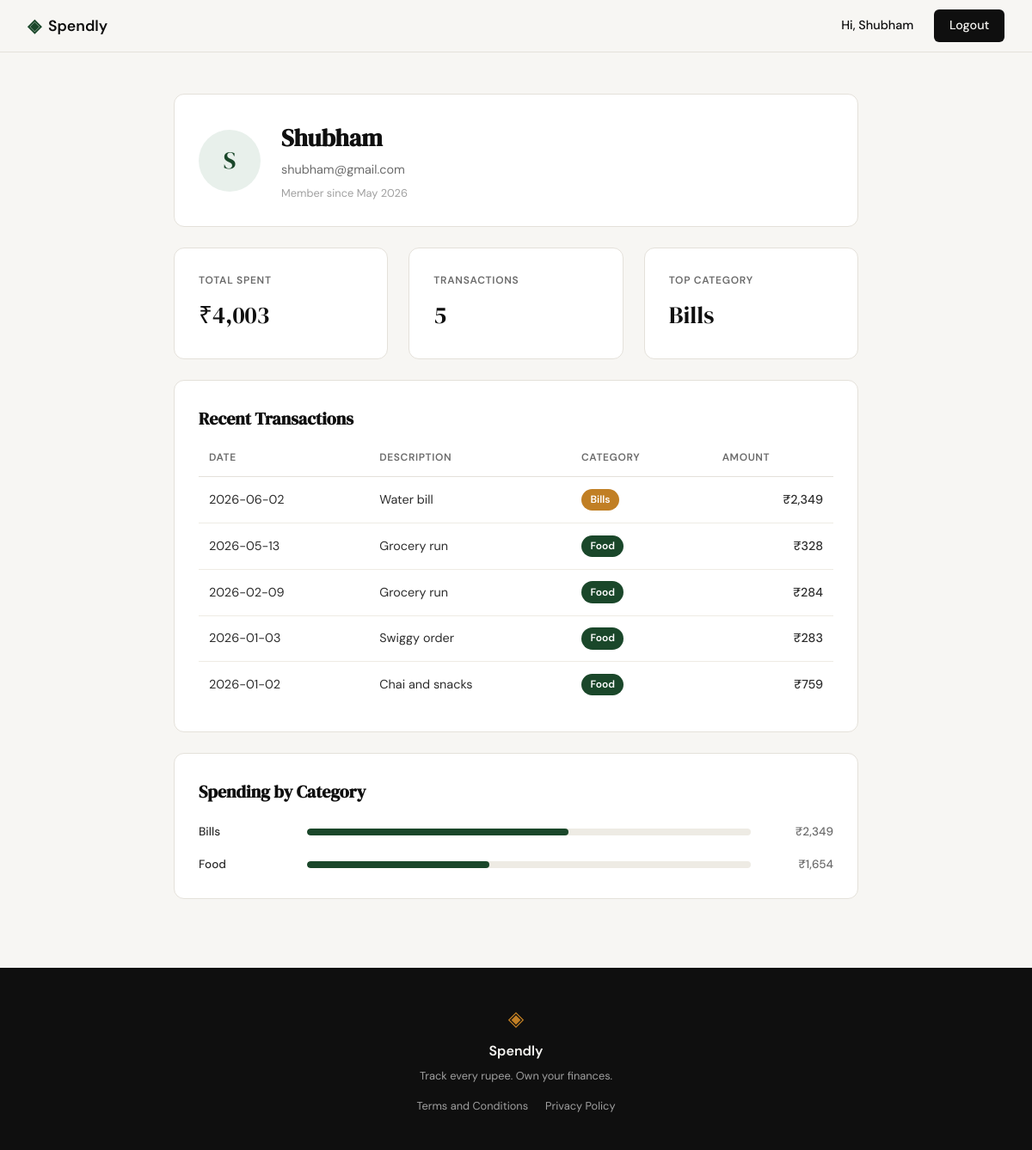
/profile (signed in), run on the app's committed database.
### tables this page shows
CREATE TABLE users (
            id            INTEGER PRIMARY KEY AUTOINCREMENT,
            name          TEXT    NOT NULL,
            email         TEXT    UNIQUE NOT NULL,
            password_hash TEXT    NOT NULL,
            created_at    TEXT    DEFAULT (datetime('now'))
        );

CREATE TABLE expenses (
            id          INTEGER PRIMARY KEY AUTOINCREMENT,
            user_id     INTEGER NOT NULL REFERENCES users(id),
            amount      REAL    NOT NULL,
            category    TEXT    NOT NULL,
            date        TEXT    NOT NULL,
            description TEXT,
            created_at  TEXT    DEFAULT (datetime('now'))
        );

### app.py (the view)
@app.route("/profile")
def profile():
    if not session.get("user_id"):
        return redirect(url_for("login"))
    db_user = get_user_by_id(session["user_id"])
    words = db_user["name"].split()
    initials = "".join(w[0].upper() for w in words if w)[:2]
    member_since = datetime.strptime(db_user["created_at"][:10], "%Y-%m-%d").strftime("%B %Y")
    user = {"name": db_user["name"], "email": db_user["email"],
            "initials": initials, "member_since": member_since}
    stats = get_expense_stats(session["user_id"])
    transactions = get_expenses_by_user(session["user_id"])
    categories = get_category_breakdown(session["user_id"])
    return render_template("profile.html", user=user, stats=stats,
                           transactions=transactions, categories=categories)

### database/db.py (called while the page is built)
def get_db():
    db_path = os.path.join(os.path.dirname(__file__), '..', 'spendly.db')
    conn = sqlite3.connect(db_path)
    conn.row_factory = sqlite3.Row
    conn.execute("PRAGMA foreign_keys = ON")
    return conn

def get_user_by_id(user_id):
    conn = get_db()
    user = conn.execute("SELECT * FROM users WHERE id = ?", (user_id,)).fetchone()
    conn.close()
    return user

def get_expenses_by_user(user_id, limit=10):
    conn = get_db()
    rows = conn.execute(
        "SELECT date, description, category, amount FROM expenses "
        "WHERE user_id = ? ORDER BY date DESC, created_at DESC LIMIT ?",
        (user_id, limit),
    ).fetchall()
    conn.close()
    return [
        {"date": r["date"], "description": r["description"],
         "category": r["category"], "amount": "{:,.0f}".format(r["amount"])}
        for r in rows
    ]

def get_expense_stats(user_id):
    conn = get_db()
    agg = conn.execute(
        "SELECT COALESCE(SUM(amount), 0) AS total_spent, COUNT(*) AS txn_count "
        "FROM expenses WHERE user_id = ?",
        (user_id,),
    ).fetchone()
    top = conn.execute(
        "SELECT category FROM expenses WHERE user_id = ? "
        "GROUP BY category ORDER BY SUM(amount) DESC LIMIT 1",
        (user_id,),
    ).fetchone()
    conn.close()
    return {
        "total_spent": "{:,.0f}".format(agg["total_spent"]),
        "txn_count": agg["txn_count"],
        "top_category": top["category"] if top else "—",
    }

def get_category_breakdown(user_id):
    conn = get_db()
    rows = conn.execute(
        "SELECT category, SUM(amount) AS total FROM expenses "
        "WHERE user_id = ? GROUP BY category ORDER BY total DESC",
        (user_id,),
    ).fetchall()
    conn.close()
    if not rows:
        return []
    grand_total = sum(r["total"] for r in rows)
    return [
        {"name": r["category"], "total": "{:,.0f}".format(r["total"]),
         "pct": round(r["total"] / grand_total * 100) if grand_total else 0}
        for r in rows
    ]

### templates/profile.html (shortened to what this page needs)
{% extends "base.html" %}
{% block head %}
<link rel="stylesheet" href="{{ url_for('static', filename='css/profile.css') }}">
{% endblock %}
{% block content %}
<section class="profile-page">
    <div class="profile-card user-card">
        <div class="profile-avatar">{{ user.initials }}</div>
        <div class="user-meta">
            <h1 class="user-name">{{ user.name }}</h1>
            <p class="user-email">{{ user.email }}</p>
            <p class="user-since">Member since {{ user.member_since }}</p>
        </div>
    </div>
    <div class="stats-row">
        <div class="profile-card stat-card">
            <span class="stat-label">Total Spent</span>
            <span class="stat-value">₹{{ stats.total_spent }}</span>
        </div>
        <div class="profile-card stat-card">
            <span class="stat-label">Transactions</span>
            <span class="stat-value">{{ stats.txn_count }}</span>
        </div>
        <div class="profile-card stat-card">
            <span class="stat-label">Top Category</span>
            <span class="stat-value">{{ stats.top_category }}</span>
        </div>
    </div>
    <div class="profile-card table-card">
        <h2 class="section-title">Recent Transactions</h2>
        <table class="txn-table">
            <thead>
                <tr>
                    <th>Date</th>
                    <th>Description</th>
                    <th>Category</th>
                    <th class="txn-amount-col">Amount</th>
                </tr>
            </thead>
            <tbody>
                {% for t in transactions %}
                <tr>
                    <td class="txn-date">{{ t.date }}</td>
                    <td>{{ t.description }}</td>
                    <td><span class="cat-badge cat-{{ t.category|lower }}">{{ t.category }}</span></td>
                    <td class="txn-amount-col">₹{{ t.amount }}</td>
                </tr>
                {% endfor %}
            </tbody>
        </table>
    </div>
    <div class="profile-card breakdown-card">
        <h2 class="section-title">Spending by Category</h2>
        <div class="cat-bars">
            {% for c in categories %}
            <div class="cat-bar-row">
                <span class="cat-bar-name">{{ c.name }}</span>
                <div class="cat-bar-track">
                    <div class="cat-bar cat-{{ c.name|lower }}" style="width: {{ c.pct }}%"></div>
                </div>
                <span class="cat-bar-amount">₹{{ c.total }}</span>
            </div>
            {% endfor %}
        </div>
    </div>
</section>
{% endblock %}

### templates/base.html (shortened to what this page needs)
<!DOCTYPE html>
<html lang="en">
<head>
    <link rel="stylesheet" href="{{ url_for('static', filename='css/style.css') }}">
    {% block head %}{% endblock %}
</head>
<body>
    <nav class="navbar">
        <div class="nav-inner">
            <a href="{{ url_for('landing') }}" class="nav-brand">
                <span class="brand-icon">◈</span>
                <span class="brand-name">Spendly</span>
            </a>
            <div class="nav-links">
                {% if session.user_id %}
                    <span class="nav-user">Hi, {{ session.user_name }}</span>
                    <a href="{{ url_for('logout') }}" class="nav-cta">Logout</a>
                {% else %}
                    <a href="{{ url_for('login') }}">Sign in</a>
                    <a href="{{ url_for('register') }}" class="nav-cta">Get started</a>
                {% endif %}
            </div>
        </div>
    </nav>
    <main class="main-content">
        {% block content %}{% endblock %}
    </main>
    <footer class="footer">
        <div class="footer-inner">
            <span class="brand-icon">◈</span>
            <span class="footer-name">Spendly</span>
            <p class="footer-copy">Track every rupee. Own your finances.</p>
            <div class="footer-links">
                <a href="{{ url_for('terms') }}">Terms and Conditions</a>
                <a href="{{ url_for('privacy') }}">Privacy Policy</a>
            </div>
        </div>
    </footer>
</body>
</html>

### static/css/style.css (style rules this page uses)
:root { --ink: #0f0f0f; --ink-soft: #2d2d2d; --ink-muted: #6b6b6b; --ink-faint: #a0a0a0; --paper: #f7f6f3; --paper-warm: #f0ede6; --paper-card: #ffffff; --accent: #1a472a; --accent-light: #e8f0eb; --accent-2: #c17f24; --accent-2-light: #fdf3e3; --danger: #c0392b; --danger-light: #fdecea; --border: #e4e1da; --border-soft: #eeebe4; --cat-food: var(--accent); --cat-transport: #5b7fa6; --cat-bills: var(--accent-2); --cat-health: #3c8c7e; --cat-entertainment: #8b5e83; --cat-shopping: #b5642e; --cat-other: var(--ink-muted); --font-display: 'DM Serif Display', Georgia, serif; --font-body: 'DM Sans', system-ui, sans-serif; --max-width: 1200px; --auth-width: 440px; --radius-sm: 6px; --radius-md: 12px; --radius-lg: 20px; }
*, *::before, *::after { box-sizing: border-box; margin: 0; padding: 0; }
html { font-size: 16px; scroll-behavior: smooth; }
body { background: var(--paper); color: var(--ink); font-family: var(--font-body); font-size: 1rem; line-height: 1.6; -webkit-font-smoothing: antialiased; }
a { color: inherit; text-decoration: none; }
.navbar { position: sticky; top: 0; z-index: 100; background: var(--paper); border-bottom: 1px solid var(--border); padding: 0 2rem; }
.nav-inner { max-width: var(--max-width); margin: 0 auto; height: 60px; display: flex; align-items: center; justify-content: space-between; }
.nav-brand { display: flex; align-items: center; gap: 0.5rem; font-family: var(--font-body); font-weight: 600; font-size: 1.1rem; color: var(--ink); }
.brand-icon { color: var(--accent); font-size: 1.3rem; }
.brand-name { color: var(--ink); }
.nav-links { display: flex; align-items: center; gap: 1.5rem; font-size: 0.9rem; font-weight: 500; }
.nav-links a { color: var(--ink-muted); transition: color 0.2s; }
.nav-cta { background: var(--ink) !important; color: var(--paper) !important; padding: 0.45rem 1.1rem; border-radius: var(--radius-sm); transition: background 0.2s !important; }
.main-content { min-height: calc(100vh - 60px - 100px); }
.footer { background: var(--ink); color: var(--paper); padding: 2.5rem 2rem; text-align: center; }
.footer-inner { display: flex; flex-direction: column; align-items: center; gap: 0.4rem; }
.footer .brand-icon { color: var(--accent-2); font-size: 1.5rem; }
.footer-name { font-weight: 600; font-size: 1rem; }
.footer-copy { font-size: 0.8rem; color: var(--ink-faint); }
.footer-links { display: flex; gap: 1.25rem; margin-top: 0.5rem; }
.footer-links a { font-size: 0.8rem; color: var(--ink-faint); transition: color 0.2s; }

### data on the page
users: user_name "Shubham", name "Shubham", email "shubham@gmail.com"
expenses: top_category "Bills", date "2026-06-02", description "Water bill", category "Bills", amount "2,349"
expenses: date "2026-05-13", description "Grocery run", category "Food", amount "328"
expenses: date "2026-02-09", description "Grocery run", category "Food", amount "284"
expenses: date "2026-01-03", description "Swiggy order", category "Food", amount "283"
expenses: date "2026-01-02", description "Chai and snacks", category "Food", amount "759"

### other printed values
{{ user.initials }} "S"
{{ user.member_since }} "May 2026"
{{ stats.total_spent }} "4,003"
{{ stats.txn_count }} "5"
{{ c.name }} "Bills" "Food"
{{ c.total }} "2,349" "1,654"
